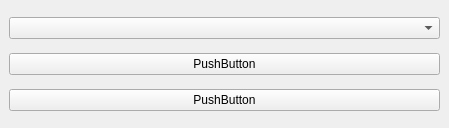
<?xml version="1.0" encoding="UTF-8"?>
<ui version="4.0">
 <class>MainWindow</class>
 <widget class="QMainWindow" name="MainWindow">
  <property name="geometry">
   <rect>
    <x>0</x>
    <y>0</y>
    <width>449</width>
    <height>128</height>
   </rect>
  </property>
  <property name="windowTitle">
   <string>MainWindow</string>
  </property>
  <widget class="QWidget" name="centralwidget">
   <layout class="QVBoxLayout" name="verticalLayout">
    <item>
     <widget class="QComboBox" name="comboBox"/>
    </item>
    <item>
     <widget class="QPushButton" name="pushButton">
      <property name="text">
       <string>PushButton</string>
      </property>
     </widget>
    </item>
    <item>
     <widget class="QPushButton" name="pushButton_2">
      <property name="text">
       <string>PushButton</string>
      </property>
     </widget>
    </item>
   </layout>
  </widget>
 </widget>
 <resources/>
 <connections/>
</ui>
